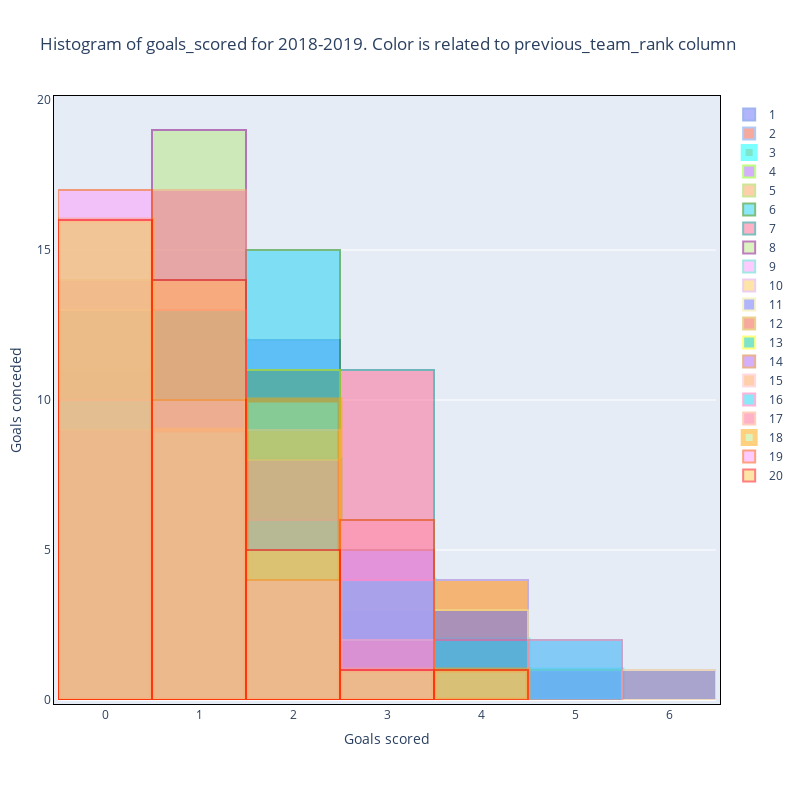

The notebook cell saved with this chart:
### Code cell
plot_plotly_histogram(df=serieA_data, x='goals_scored', color='previous_team_rank', season='2018-2019')

### Figure 1 — Plotly figure (JSON) as saved in the notebook; plotly's stock layout.template omitted (floating-point values rounded to 4 significant figures)
{"data": [{"marker": {"line": {"color": "royalblue", "width": 2}}, "name": "1", "opacity": 0.5, "type": "histogram", "x": [2, 0, 2, 3, 2, 1, 2, 2, 3, 1, 1, 1, 2, 2, 3, 2, 3, 3, 3, 1, 2, 4, 0, 1, 2, 2, 1, 2, 1, 1, 0, 1, 0, 5, 1, 0, 0]}, {"marker": {"line": {"color": "cornflowerblue", "width": 2}}, "name": "2", "opacity": 0.5, "type": "histogram", "x": [1, 1, 0, 0, 3, 0, 0, 4, 1, 1, 4, 4, 1, 1, 3, 1, 2, 2, 2, 4, 2, 2, 3, 2, 3, 0, 2, 2, 1, 3, 3, 2, 0, 1, 0, 1, 1]}, {"marker": {"line": {"color": "aqua", "width": 5}}, "name": "3", "opacity": 0.5, "type": "histogram", "x": [1, 1, 5, 2, 0, 2, 4, 3, 2, 1, 1, 0, 0, 0, 2, 1, 1, 1, 0, 0, 1, 2, 3, 1, 2, 3, 0, 4, 0, 3, 1, 1, 0, 2, 1, 2, 0]}, {"marker": {"line": {"color": "chartreuse", "width": 2}}, "name": "4", "opacity": 0.5, "type": "histogram", "x": [0, 1, 1, 0, 1, 1, 1, 5, 1, 2, 1, 0, 0, 2, 3, 2, 1, 3, 0, 1, 0, 0, 0, 0, 0, 3, 3, 3, 1, 2, 2, 0, 1, 1, 1, 1, 3]}, {"marker": {"line": {"color": "yellowgreen", "width": 2}}, "name": "5", "opacity": 0.5, "type": "histogram", "x": [3, 0, 0, 2, 2, 1, 3, 1, 4, 1, 2, 1, 1, 0, 0, 2, 2, 4, 3, 2, 1, 0, 1, 2, 1, 1, 2, 1, 1, 0, 3, 1, 3, 3, 0, 1, 1]}, {"marker": {"line": {"color": "green", "width": 2}}, "name": "6", "opacity": 0.5, "type": "histogram", "x": [2, 1, 1, 0, 2, 1, 1, 3, 1, 0, 1, 2, 2, 2, 0, 1, 4, 0, 2, 0, 4, 2, 2, 3, 2, 3, 0, 2, 1, 2, 2, 1, 1, 2, 0, 2, 2]}, {"marker": {"line": {"color": "teal", "width": 2}}, "name": "7", "opacity": 0.5, "type": "histogram", "x": [0, 3, 3, 4, 3, 0, 2, 2, 1, 3, 2, 3, 1, 1, 3, 1, 4, 2, 0, 1, 2, 2, 1, 3, 2, 2, 1, 2, 3, 0, 2, 3, 3, 1, 3, 1, 2]}, {"marker": {"line": {"color": "purple", "width": 2}}, "name": "8", "opacity": 0.5, "type": "histogram", "x": [2, 2, 0, 1, 2, 1, 2, 1, 2, 3, 1, 1, 0, 2, 1, 1, 3, 1, 3, 2, 1, 3, 1, 0, 2, 2, 1, 1, 1, 1, 1, 1, 1, 1, 0, 3, 1]}, {"marker": {"line": {"color": "mediumturquoise", "width": 2}}, "name": "9", "opacity": 0.5, "type": "histogram", "x": [0, 0, 1, 1, 1, 1, 3, 1, 2, 1, 5, 1, 0, 2, 0, 1, 3, 1, 0, 2, 2, 5, 1, 0, 1, 1, 4, 3, 0, 2, 1, 1, 0, 0, 0, 3, 2]}, {"marker": {"line": {"color": "plum", "width": 2}}, "name": "10", "opacity": 0.5, "type": "histogram", "x": [1, 3, 3, 0, 3, 1, 1, 4, 1, 3, 6, 2, 4, 2, 2, 3, 0, 1, 3, 4, 1, 0, 4, 1, 1, 1, 1, 2, 0, 0, 1, 0, 0, 0, 1, 2, 0]}, {"marker": {"line": {"color": "khaki", "width": 2}}, "name": "11", "opacity": 0.5, "type": "histogram", "x": [0, 1, 4, 1, 4, 4, 1, 1, 1, 1, 2, 0, 0, 0, 2, 2, 3, 0, 1, 1, 1, 1, 1, 1, 0, 0, 2, 6, 3, 3, 0, 0, 0, 0, 0, 0, 1]}, {"marker": {"line": {"color": "goldenrod", "width": 2}}, "name": "12", "opacity": 0.5, "type": "histogram", "x": [3, 2, 0, 2, 0, 3, 2, 2, 0, 3, 1, 0, 0, 0, 0, 0, 3, 2, 0, 1, 0, 1, 1, 0, 2, 1, 1, 1, 1, 0, 2, 1, 2, 1, 2, 0, 0]}, {"marker": {"line": {"color": "yellow", "width": 2}}, "name": "13", "opacity": 0.5, "type": "histogram", "x": [0, 2, 0, 2, 3, 2, 0, 2, 1, 1, 3, 2, 1, 1, 2, 2, 0, 0, 3, 2, 0, 2, 2, 0, 1, 0, 0, 3, 0, 0, 1, 1, 0, 0, 1, 1, 2]}, {"marker": {"line": {"color": "chocolate", "width": 2}}, "name": "14", "opacity": 0.5, "type": "histogram", "x": [0, 2, 1, 1, 3, 0, 3, 1, 0, 1, 1, 2, 0, 1, 4, 1, 2, 3, 2, 0, 2, 0, 1, 1, 0, 0, 2, 1, 1, 0, 2, 1, 1, 2, 3, 0, 3]}, {"marker": {"line": {"color": "lightpink", "width": 2}}, "name": "15", "opacity": 0.5, "type": "histogram", "x": [2, 0, 1, 2, 0, 1, 2, 0, 0, 1, 0, 1, 1, 0, 1, 2, 2, 0, 2, 0, 2, 1, 0, 1, 0, 2, 0, 1, 0, 2, 1, 3, 1, 0, 3, 1, 1]}, {"marker": {"line": {"color": "hotpink", "width": 2}}, "name": "16", "opacity": 0.5, "type": "histogram", "x": [2, 1, 0, 0, 0, 2, 1, 0, 1, 1, 0, 1, 2, 3, 3, 1, 5, 3, 5, 4, 0, 2, 4, 0, 1, 0, 1, 3, 1, 2, 0, 1, 1, 0, 2, 1, 1]}, {"marker": {"line": {"color": "lightsalmon", "width": 2}}, "name": "17", "opacity": 0.5, "type": "histogram", "x": [0, 0, 1, 1, 2, 1, 1, 2, 0, 1, 2, 0, 2, 1, 0, 1, 1, 3, 1, 1, 1, 1, 0, 2, 1, 1, 1, 2, 4, 2, 1, 1, 2, 0, 0, 3, 0]}, {"marker": {"line": {"color": "orange", "width": 5}}, "name": "18", "opacity": 0.5, "type": "histogram", "x": [0, 1, 0, 0, 2, 0, 0, 0, 1, 1, 0, 0, 1, 2, 2, 0, 0, 2, 1, 2, 0, 0, 3, 1, 2, 0, 2, 2, 0, 2, 1, 1, 2, 4, 1, 0, 0]}, {"marker": {"line": {"color": "orangered", "width": 2}}, "name": "19", "opacity": 0.5, "type": "histogram", "x": [0, 0, 3, 1, 0, 0, 1, 0, 0, 0, 1, 2, 0, 1, 1, 0, 3, 1, 1, 0, 0, 2, 1, 0, 0, 0, 3, 2, 0, 0, 0, 3, 1, 2, 3, 3, 1]}, {"marker": {"line": {"color": "red", "width": 2}}, "name": "20", "opacity": 0.5, "type": "histogram", "x": [1, 2, 3, 0, 4, 1, 0, 2, 0, 1, 1, 0, 1, 0, 1, 2, 0, 0, 0, 0, 1, 1, 0, 0, 0, 1, 2, 1, 0, 0, 0, 0, 1, 2, 1, 1, 1]}], "layout": {"autosize": true, "barmode": "overlay", "height": 800, "hovermode": "x", "margin": {"b": 100, "l": 50, "pad": 4, "r": 50, "t": 100}, "title": {"text": "Histogram of goals_scored for 2018-2019. Color is related to previous_team_rank column"}, "width": 800, "xaxis": {"linecolor": "black", "linewidth": 1, "mirror": true, "title": {"text": "Goals scored"}}, "yaxis": {"linecolor": "black", "linewidth": 1, "mirror": true, "title": {"text": "Goals conceded"}}}}
